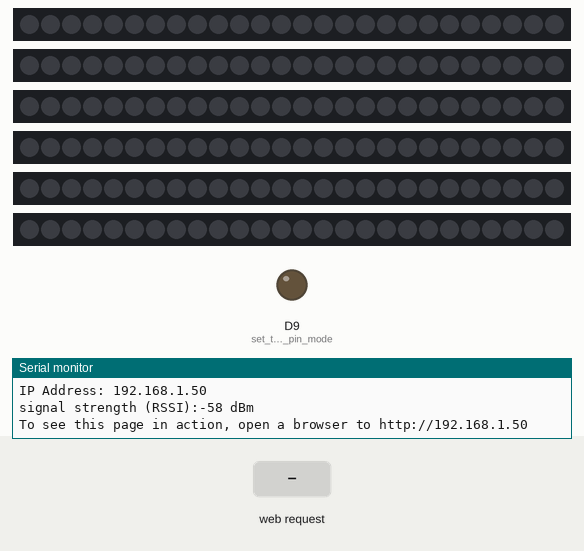
This sketch was run on a simulated Arduino MKR. On the bench: 6 × 26 RGB LEDs in strip order, left to right, output pins drawn as LEDs (lit = HIGH), the last lines printed to the serial monitor. The test bench sets the inputs (shaded band). WiFi joins after 1.5 s; servers stay silent unless stated.

Above: at 12.7 s.
12.8 s: HTTP request GET /H received
At 13.3 s:
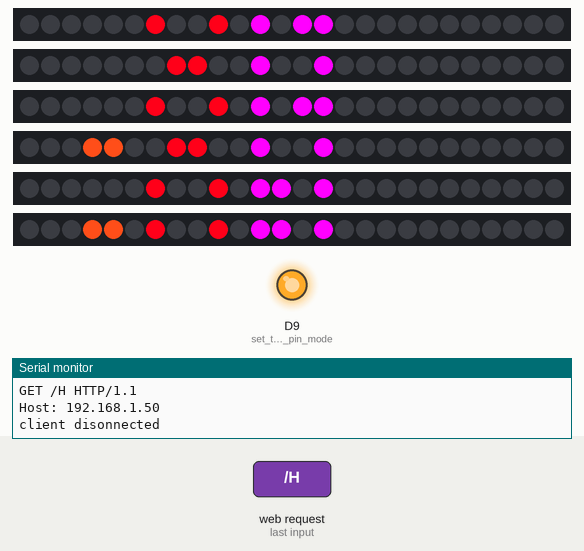
14.3 s: HTTP request GET /L received
At 14.43 s:
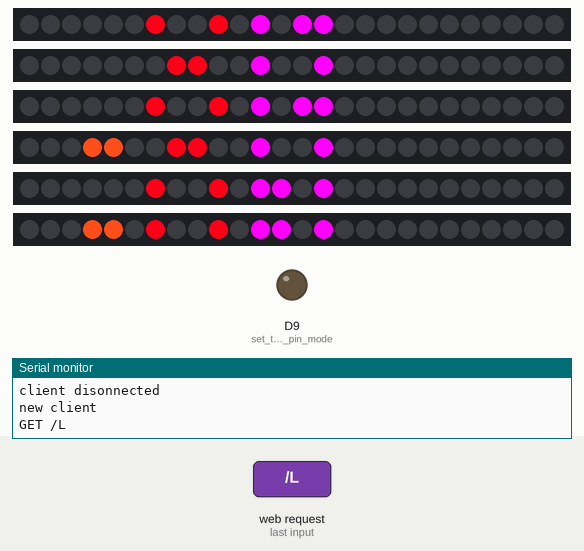
Timing chart, 0 to 17.3 s (numbered marks = the images above; inputs shaded):
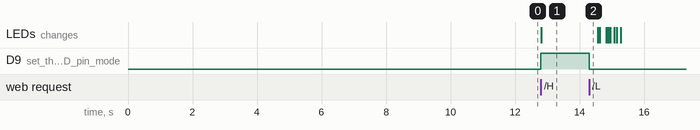

Measured:
- after the input at 12.8 s, D9 (set_the_LED_pin_mode): LOW → HIGH at once; the LEDs: change at once (image 1)
- after the input at 14.3 s, D9 (set_the_LED_pin_mode): HIGH → LOW at once

The sketch:

IoT_Matrix.ino.ino
```cpp
/*
  WiFi Web Server LED Blink

 A simple web server that lets you blink an LED via the web.
 This sketch will print the IP address of your WiFi Shield (once connected)
 to the Serial monitor. From there, you can open that address in a web browser
 to turn on and off the LED on pin 9.

 If the IP address of your shield is yourAddress:
 http://yourAddress/H turns the LED on
 http://yourAddress/L turns it off

 This example is written for a network using WPA encryption. For
 WEP or WPA, change the WiFi.begin() call accordingly.

 Circuit:
 * WiFi shield attached
 * LED attached to pin 9

 created 25 Nov 2012
 by Tom Igoe
 */
#include <Adafruit_NeoPixel.h>
#include <SPI.h>
#include <WiFi101.h>

#include "arduino_secrets.h"

Adafruit_NeoPixel strip_3 = Adafruit_NeoPixel(26, 3);
Adafruit_NeoPixel strip_2 = Adafruit_NeoPixel(26, 4);
Adafruit_NeoPixel strip_1 = Adafruit_NeoPixel(26, 5);
Adafruit_NeoPixel strip_6 = Adafruit_NeoPixel(26, 6);
Adafruit_NeoPixel strip_5 = Adafruit_NeoPixel(26, 7);
Adafruit_NeoPixel strip_4 = Adafruit_NeoPixel(26, 8);


///////please enter your sensitive data in the Secret tab/arduino_secrets.h
char ssid[] = SECRET_SSID;        // your network SSID (name)
//char pass[] = SECRET_PASS;    // your network password (use for WPA, or use as key for WEP)
int keyIndex = 0;                 // your network key Index number (needed only for WEP)

int status = WL_IDLE_STATUS;
WiFiServer server(80);

void setup() {
  strip_3.begin();
  strip_1.begin();
  strip_2.begin();
  strip_6.begin();
  strip_4.begin();
  strip_5.begin();


  Serial.begin(9600);      // initialize serial communication
  pinMode(9, OUTPUT);      // set the LED pin mode

  // check for the presence of the shield:
  if (WiFi.status() == WL_NO_SHIELD) {
    Serial.println("WiFi shield not present");
    while (true);       // don't continue
  }

  // attempt to connect to WiFi network:
  while ( status != WL_CONNECTED) {
    Serial.print("Attempting to connect to Network named: ");
    Serial.println(ssid);                   // print the network name (SSID);

    // Connect to WPA/WPA2 network. Change this line if using open or WEP network:
    status = WiFi.begin(ssid);
    // wait 10 seconds for connection:
    delay(10000);
  }
  server.begin();                           // start the web server on port 80
  printWiFiStatus();                        // you're connected now, so print out the status
}


void loop() {
  WiFiClient client = server.available();   // listen for incoming client

  if (client) {                             // if you get a client,
    Serial.println("new client");           // print a message out the serial port
    String currentLine = "";                // make a String to hold incoming data from the client
    while (client.connected()) {            // loop while the client's connected
      if (client.available()) {             // if there's bytes to read from the client,
        char c = client.read();             // read a byte, then
        Serial.write(c);                    // print it out the serial monitor
        if (c == '\n') {                    // if the byte is a newline character

          // if the current line is blank, you got two newline characters in a row.
          // that's the end of the client HTTP request, so send a response:
          if (currentLine.length() == 0) {
            // HTTP headers always start with a response code (e.g. HTTP/1.1 200 OK)
            // and a content-type so the client knows what's coming, then a blank line:
            client.println("HTTP/1.1 200 OK");
            client.println("Content-type:text/html");
            client.println();

            // the content of the HTTP response follows the header:
            client.print("Click <a href=\"/H\">here</a> turn the LED on<br>");
            client.print("Click <a href=\"/L\">here</a> turn the LED on<br>");

            // The HTTP response ends with another blank line:
            client.println();
            // break out of the while loop:
            break;
          }
          else {      // if you got a newline, then clear currentLine:
            currentLine = "";
          }
        }
        else if (c != '\r') {    // if you got anything else but a carriage return character,
          currentLine += c;      // add it to the end of the currentLine
        }

        // Check to see if the client request was "GET /H" or "GET /L":
        if (currentLine.endsWith("GET /H")) {
          digitalWrite(9, HIGH);               // GET /H turns the LED on
              strip_6.setPixelColor(11, 255, 0, 255);
              strip_1.setPixelColor(11, 255, 0, 255);
              strip_2.setPixelColor(11, 255, 0, 255);
              strip_3.setPixelColor(11, 255, 0, 255);
              strip_4.setPixelColor(11, 255, 0, 255);
              strip_5.setPixelColor(11, 255, 0, 255);


              strip_6.setPixelColor(14, 255, 0, 255);
              strip_1.setPixelColor(14, 255, 0, 255);
              strip_2.setPixelColor(14, 255, 0, 255);
              strip_3.setPixelColor(14, 255, 0, 255);
              strip_4.setPixelColor(14, 255, 0, 255);
              strip_5.setPixelColor(14, 255, 0, 255);

              strip_2.setPixelColor(13, 255, 0, 255);
              strip_3.setPixelColor(13, 255, 0, 255);
              strip_4.setPixelColor(12, 255, 0, 255);
              strip_5.setPixelColor(12, 255, 0, 255);
//////////////////////////////////////////////////////////
              strip_6.setPixelColor(8, 255, 0, 25);
              strip_6.setPixelColor(7, 255, 0, 25);
              strip_1.setPixelColor(8, 255, 0, 25);
              strip_1.setPixelColor(7, 255, 0, 25);
              strip_2.setPixelColor(9, 255, 0, 25);
              strip_3.setPixelColor(9, 255, 0, 25);
              strip_4.setPixelColor(9, 255, 0, 25);
              strip_5.setPixelColor(9, 255, 0, 25);
              strip_2.setPixelColor(6, 255, 0, 25);
              strip_3.setPixelColor(6, 255, 0, 25);
              strip_4.setPixelColor(6, 255, 0, 25);
              strip_5.setPixelColor(6, 255, 0, 25);

/////////////////////////////////////////////////////////
              strip_5.setPixelColor(4, 255, 78, 25);
              strip_6.setPixelColor(4, 255, 78, 25);
              strip_5.setPixelColor(3, 255, 78, 25);
              strip_6.setPixelColor(3, 255, 78, 25);


               strip_6.show();
                strip_5.show();
                 strip_4.show();
                  strip_3.show();
                   strip_2.show();
                    strip_1.show();


        }
        if (currentLine.endsWith("GET /L")) {
          digitalWrite(9, LOW); // GET /L turns the LED off
          int i=0;
          for (i;i<27;i++){
              strip_1.setPixelColor(i, 0);
              strip_2.setPixelColor(i, 0);
              strip_3.setPixelColor(i, 0);
              strip_4.setPixelColor(i, 0);
              strip_5.setPixelColor(i, 0);
              strip_6.setPixelColor(i, 0);
              delay(60);
          strip_1.show();
          strip_2.show();
          strip_3.show();
          strip_4.show();
          strip_5.show();
          strip_6.show();


          }
        }
      }
    }
    // close the connection:
    client.stop();
    Serial.println("client disonnected");

  }
}

void printWiFiStatus() {
  // print the SSID of the network you're attached to:
  Serial.print("SSID: ");
  Serial.println(WiFi.SSID());

  // print your WiFi shield's IP address:
  IPAddress ip = WiFi.localIP();
  Serial.print("IP Address: ");
  Serial.println(ip);

  // print the received signal strength:
  long rssi = WiFi.RSSI();
  Serial.print("signal strength (RSSI):");
  Serial.print(rssi);
  Serial.println(" dBm");
  // print where to go in a browser:
  Serial.print("To see this page in action, open a browser to http://");
  Serial.println(ip);
}
```

arduino_secrets.h
```cpp
#define SECRET_SSID "IMLab"
//#define SECRET_PASS ""
```
